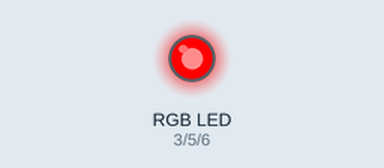
A sketch run on a simulated Arduino Uno, built with avr-gcc and run on an emulated ATmega328P. Shown: an RGB LED mixed from three pins (HIGH = lit). Dim RGB values are drawn brighter than linear; random numbers use the default seed unless the sketch sets one.

Above: at 0.1 s.
At 3.1 s:
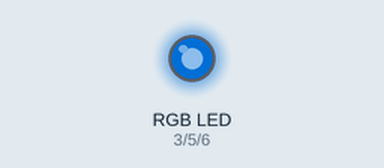
At 12.1 s:
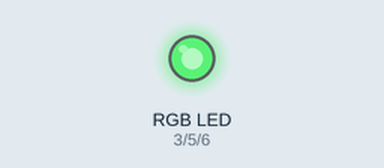
At 21.1 s:
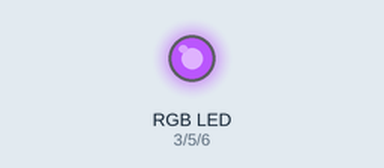
At 30.1 s:
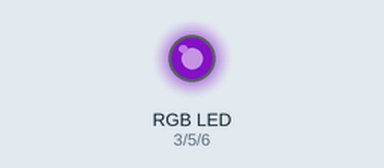
At 39.1 s:
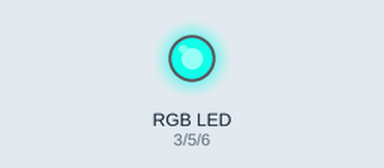
Timing chart, 0 to 40.0 s (numbered marks = the images above):
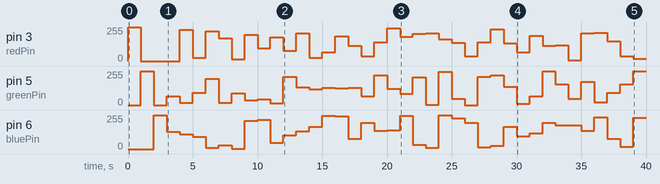

Measured:
- by itself, pin 3 (redPin): 255/255 → 0/255 at 1.0 s, → 234/255 3.0 s later, → 24/255 1.0 s later, → 222/255 1.0 s later, … (37 changes in this stretch)
- by itself, pin 6 (bluePin): 255/255 → 130/255 at 3.0 s, → 112/255 1.0 s later, → 91/255 1.0 s later, → 9/255 1.0 s later, … (37 changes in this stretch)

The sketch:

app.ino
```cpp
const int redPin = 3;
const int greenPin = 5;
const int bluePin = 6; // 틸트 핀을 써야 함

void setup(){
    randomSeed(analogRead(A0)); // 0~1023을 리턴한다, 임의의 값을 지정하는 기법
    analogWrite(redPin, 255);
    delay(1000);
    analogWrite(redPin, 0);
    analogWrite(greenPin, 255);
    delay(1000);
    analogWrite(greenPin, 0);
    analogWrite(bluePin, 255);
    delay(1000);
    analogWrite(bluePin, 0);
}

void loop(){
    analogWrite(redPin, random(256));
    analogWrite(greenPin, random(256));
    analogWrite(bluePin, random(256));
    delay(1000);
}
```
